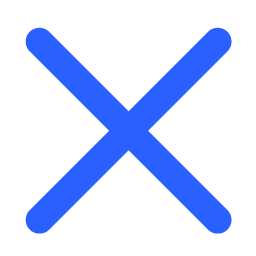
#> input picture x.png, 256 x 256 px, found by its file name
$ jupyter execute ImageColorProcessingPillow.ipynb
#> lines starting #> are read from the running program, lines starting #| are printed output that depends on the picture; after the words box and inside, x2 and y2 are one past the last pixel; in counts of white or black regions, pixels touching at a corner belong together
<a href="https://colab.research.google.com/github/maryamshahani/ImageColorProcessingPillow/blob/main/ImageColorProcessingPillow.ipynb" target="_parent"></a>

[cell 1]
#connect to google drive and mount drive
from google.colab import drive
drive.mount('/content/drive')

[cell 2]
#images file path:
image_o = '/content/drive/MyDrive/GoogleColabFiles/o.png'
image_x = '/content/drive/MyDrive/GoogleColabFiles/x.png'

[cell 3]
from PIL import Image, ImageChops, ImageFilter

#Create a PIL Image objects
x = Image.open(image_x)
#> x is the input picture: PIL image 256x256 RGB; mean R, G, B 208.4, 220.2, 255
o = Image.open(image_o)
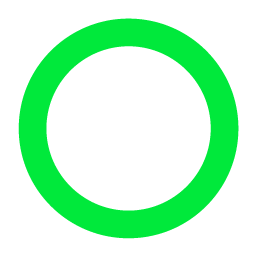
#> input picture o.png, 256 x 256 px, found by its file name
#> o is the input picture: PIL image 256x256 RGB; mean R, G, B 189.8, 249.4, 204.9

x

[cell 4]
#Find out attributes of Image Objects
print('size of the image o :', o.size, 'color mode of the image o:', o.mode)
#| size of the image o : (256, 256) color mode of the image o: RGB
print('size of the image x :', x.size, 'color mode of the image x:', x.mode)
#| size of the image x : (256, 256) color mode of the image x: RGB

[cell 5]
from matplotlib import pyplot as plt

#plot 2 images one besides the other
plt.subplot(121), plt.imshow(x)
plt.axis('off')
plt.subplot(122), plt.imshow(o)
plt.axis('off')
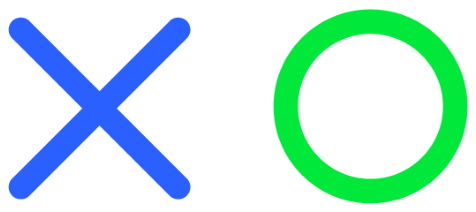
#> figure drawn by matplotlib, 2 panels

[cell 6]
#multiply images
merged = ImageChops.multiply(x,o)
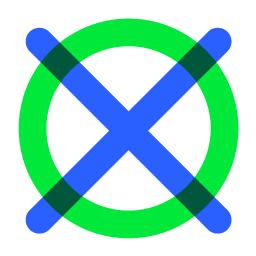
#> merged: PIL image 256x256 RGB; mean R, G, B 153.2, 215.2, 204.9

merged

[cell 7]
#adding two images
add = ImageChops.add(x,o)
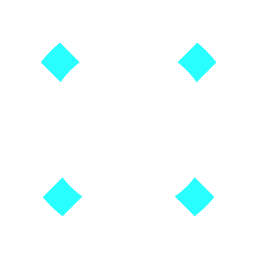
#> add: PIL image 256x256 RGB; mean R, G, B 245, 255, 255

add

[cell 8]
#convert colour mode grayscale
greyscale = merged.convert('L')
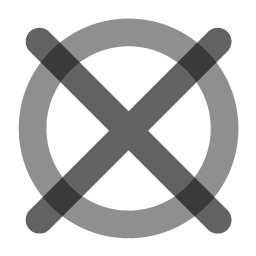
#> greyscale: PIL image 256x256 L; min 58, max 255, mean 195.4

greyscale

[cell 9]
#convert colour mode binary
binary_mode = merged.convert('1')
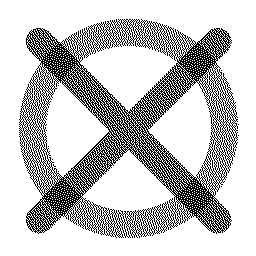
#> binary_mode: PIL image 256x256 1; 76.6% white; black in thin lines or dots, all inside (x1, y1, x2, y2) = (19, 19, 239, 238)

binary_mode

# As this Binary image is disgusting we can tackle this manually so we need to access each pixel and adjust it accordingly

[cell 10]
#mapping the pixels of the image so we can use them as coordinates
pixel = merged.load()

#a nested loop to parse through all the pixels in the image
for row in range(merged.size[0]):
  for column in range(merged.size[1]):
    if pixel[row, column] != (255,255,255):  # this tuple shows White in RGB
      pixel[row, column] = (0,0,0) #Black in RGB

merged

[cell 11]
#result would be same as this:
pixel = greyscale.load()

for row in range(greyscale.size[0]):
  for column in range(greyscale.size[1]):
    if pixel[row, column] != (255):  #we have full control like:   #if pixel[row, column] != (255) and row > 128:    #if pixel[row, column] != (255) and row > 128 and column > 128:
      pixel[row,column] = (0)

greyscale

[cell 12]
#1.invert image
invert = ImageChops.invert(greyscale)
#> invert: PIL image 256x256 L; 44.1% white; 1 white region, box (x1, y1, x2, y2) and area: (18, 18, 239, 239) 28922

invert

[cell 13]
#2.invert by subtraction
bg = Image.new('L', (256, 256), color=(255)) #create a new image with a solid white background
#> bg: PIL image 256x256 L; every value is 255
subt = ImageChops.subtract(bg, greyscale) #subtract image from background

#3. rotate
rotate = subt.rotate(45)
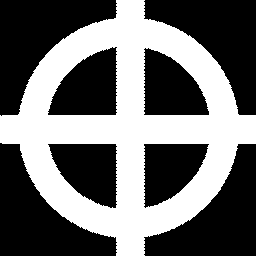
#> rotate: PIL image 256x256 L; 42.6% white; 1 white region, box (x1, y1, x2, y2) and area: (0, 0, 256, 256) 27901
rotate

[cell 14]
#gaussian blur
blur = greyscale.filter(ImageFilter.GaussianBlur(radius=1))
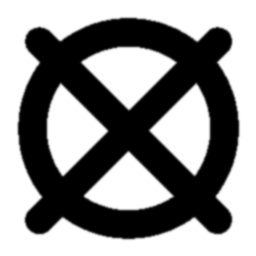
#> blur: PIL image 256x256 L; min 0, max 255, mean 142.4

blur

[cell 15]
#blur edge detection
edge = blur.filter(ImageFilter.FIND_EDGES)

edge

[cell 16]
#change edge colours
edge = edge.convert('RGB')
#> edge: PIL image 256x256 RGB
bg_red = Image.new('RGB', (256,256), color=(255,0,0))
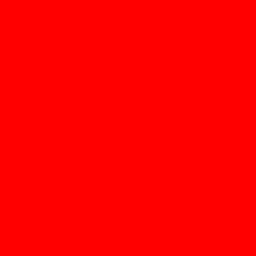
#> bg_red: PIL image 256x256 RGB; mean R, G, B 255, 0, 0

filled_edge = ImageChops.darker(bg_red, edge)
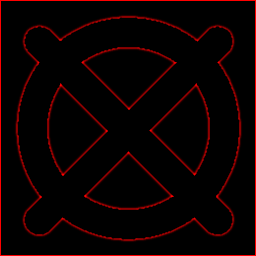
#> filled_edge: PIL image 256x256 RGB; mean R, G, B 12, 0, 0
filled_edge
